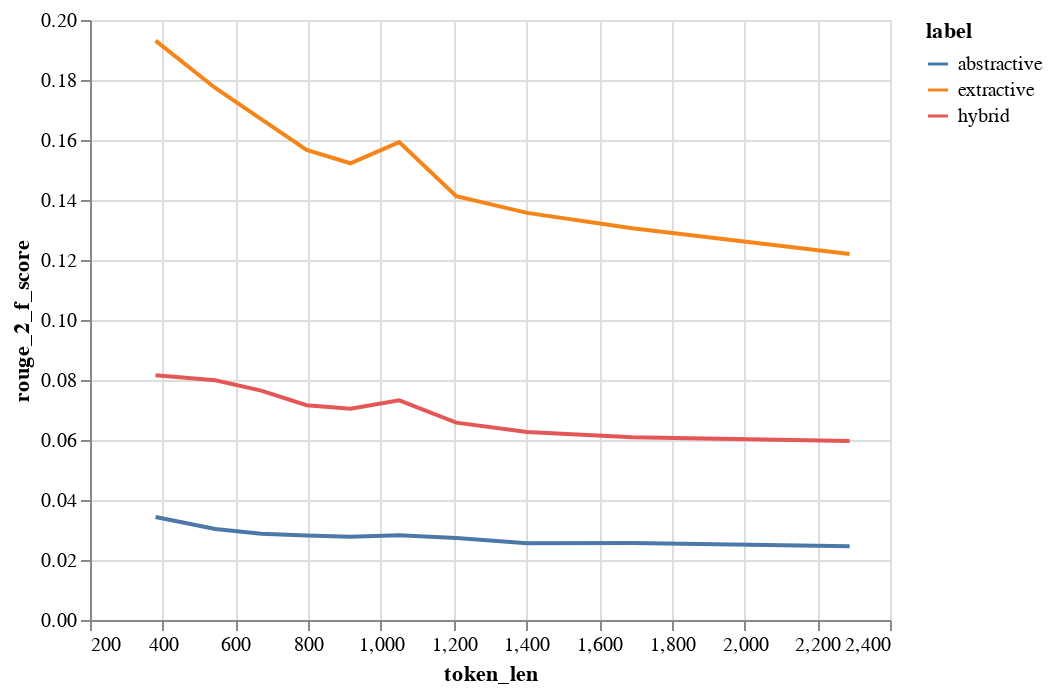

Notebook source saved alongside this figure:
### Code cell
alt.Chart(binned_data).mark_line().encode(
    x='token_len',
    y='rouge_2_f_score',
    color='label',
)

### Figure 1 — Vega-Lite specification as saved in the notebook (floating-point values rounded to 4 significant figures)
{"config": {"view": {"continuousWidth": 400, "continuousHeight": 300}}, "data": {"name": "data-87c9492c4b06ccd9bc080b772d51fe22"}, "mark": "line", "encoding": {"color": {"type": "nominal", "field": "label"}, "x": {"type": "quantitative", "field": "token_len"}, "y": {"type": "quantitative", "field": "rouge_2_f_score"}}, "$schema": "https://vega.github.io/schema/vega-lite/v4.8.1.json", "datasets": {"data-87c9492c4b06ccd9bc080b772d51fe22": [{"token_bin": 0, "label": "abstractive", "doc_id": 6800.0, "char_len": 1383.0, "word_len": 259.2, "token_len": 380.2, "rouge_1_recall": 0.1653, "rouge_1_recall_cb": 0.1653, "rouge_1_recall_ce": 0.1653, "rouge_1_precision": 0.3795, "rouge_1_precision_cb": 0.3795, "rouge_1_precision_ce": 0.3795, "rouge_1_f_score": 0.224, "rouge_1_f_score_cb": 0.224, "rouge_1_f_score_ce": 0.224, "rouge_2_recall": 0.02516, "rouge_2_recall_cb": 0.02516, "rouge_2_recall_ce": 0.02516, "rouge_2_precision": 0.05936, "rouge_2_precision_cb": 0.05936, "rouge_2_precision_ce": 0.05936, "rouge_2_f_score": 0.03435, "rouge_2_f_score_cb": 0.03435, "rouge_2_f_score_ce": 0.03435, "rouge_l_recall": 0.1106, "rouge_l_recall_cb": 0.1106, "rouge_l_recall_ce": 0.1106, "rouge_l_precision": 0.2522, "rouge_l_precision_cb": 0.2522, "rouge_l_precision_ce": 0.2522, "rouge_l_f_score": 0.1495, "rouge_l_f_score_cb": 0.1495, "rouge_l_f_score_ce": 0.1495}, {"token_bin": 0, "label": "extractive", "doc_id": 6800.0, "char_len": 1383.0, "word_len": 259.2, "token_len": 380.2, "rouge_1_recall": 0.5319, "rouge_1_recall_cb": 0.5319, "rouge_1_recall_ce": 0.5319, "rouge_1_precision": 0.3126, "rouge_1_precision_cb": 0.3126, "rouge_1_precision_ce": 0.3126, "rouge_1_f_score": 0.3778, "rouge_1_f_score_cb": 0.3778, "rouge_1_f_score_ce": 0.3778, "rouge_2_recall": 0.2784, "rouge_2_recall_cb": 0.2784, "rouge_2_recall_ce": 0.2784, "rouge_2_precision": 0.1585, "rouge_2_precision_cb": 0.1585, "rouge_2_precision_ce": 0.1585, "rouge_2_f_score": 0.1931, "rouge_2_f_score_cb": 0.1931, "rouge_2_f_score_ce": 0.1931, "rouge_l_recall": 0.4739, "rouge_l_recall_cb": 0.4739, "rouge_l_recall_ce": 0.4739, "rouge_l_precision": 0.2761, "rouge_l_precision_cb": 0.2761, "rouge_l_precision_ce": 0.2761, "rouge_l_f_score": 0.3346, "rouge_l_f_score_cb": 0.3346, "rouge_l_f_score_ce": 0.3346}, {"token_bin": 0, "label": "hybrid", "doc_id": 6800.0, "char_len": 1383.0, "word_len": 259.2, "token_len": 380.2, "rouge_1_recall": 0.2782, "rouge_1_recall_cb": 0.2782, "rouge_1_recall_ce": 0.2782, "rouge_1_precision": 0.3615, "rouge_1_precision_cb": 0.3615, "rouge_1_precision_ce": 0.3615, "rouge_1_f_score": 0.2958, "rouge_1_f_score_cb": 0.2958, "rouge_1_f_score_ce": 0.2958, "rouge_2_recall": 0.07789, "rouge_2_recall_cb": 0.07789, "rouge_2_recall_ce": 0.07789, "rouge_2_precision": 0.09997, "rouge_2_precision_cb": 0.09997, "rouge_2_precision_ce": 0.09997, "rouge_2_f_score": 0.08156, "rouge_2_f_score_cb": 0.08156, "rouge_2_f_score_ce": 0.08156, "rouge_l_recall": 0.2111, "rouge_l_recall_cb": 0.2111, "rouge_l_recall_ce": 0.2111, "rouge_l_precision": 0.2705, "rouge_l_precision_cb": 0.2705, "rouge_l_precision_ce": 0.2705, "rouge_l_f_score": 0.2228, "rouge_l_f_score_cb": 0.2228, "rouge_l_f_score_ce": 0.2228}, {"token_bin": 1, "label": "abstractive", "doc_id": 6557.0, "char_len": 1983.0, "word_len": 375.7, "token_len": 544.5, "rouge_1_recall": 0.1722, "rouge_1_recall_cb": 0.1722, "rouge_1_recall_ce": 0.1722, "rouge_1_precision": 0.3656, "rouge_1_precision_cb": 0.3656, "rouge_1_precision_ce": 0.3656, "rouge_1_f_score": 0.228, "rouge_1_f_score_cb": 0.228, "rouge_1_f_score_ce": 0.228, "rouge_2_recall": 0.02291, "rouge_2_recall_cb": 0.02291, "rouge_2_recall_ce": 0.02291, "rouge_2_precision": 0.04863, "rouge_2_precision_cb": 0.04863, "rouge_2_precision_ce": 0.04863, "rouge_2_f_score": 0.03032, "rouge_2_f_score_cb": 0.03032, "rouge_2_f_score_ce": 0.03032, "rouge_l_recall": 0.1121, "rouge_l_recall_cb": 0.1121, "rouge_l_recall_ce": 0.1121, "rouge_l_precision": 0.2365, "rouge_l_precision_cb": 0.2365, "rouge_l_precision_ce": 0.2365, "rouge_l_f_score": 0.1481, "rouge_l_f_score_cb": 0.1481, "rouge_l_f_score_ce": 0.1481}, {"token_bin": 1, "label": "extractive", "doc_id": 6557.0, "char_len": 1983.0, "word_len": 375.7, "token_len": 544.5, "rouge_1_recall": 0.5274, "rouge_1_recall_cb": 0.5274, "rouge_1_recall_ce": 0.5274, "rouge_1_precision": 0.291, "rouge_1_precision_cb": 0.291, "rouge_1_precision_ce": 0.291, "rouge_1_f_score": 0.3612, "rouge_1_f_score_cb": 0.3612, "rouge_1_f_score_ce": 0.3612, "rouge_2_recall": 0.2672, "rouge_2_recall_cb": 0.2672, "rouge_2_recall_ce": 0.2672, "rouge_2_precision": 0.1409, "rouge_2_precision_cb": 0.1409, "rouge_2_precision_ce": 0.1409, "rouge_2_f_score": 0.1773, "rouge_2_f_score_cb": 0.1773, "rouge_2_f_score_ce": 0.1773, "rouge_l_recall": 0.4653, "rouge_l_recall_cb": 0.4653, "rouge_l_recall_ce": 0.4653, "rouge_l_precision": 0.2542, "rouge_l_precision_cb": 0.2542, "rouge_l_precision_ce": 0.2542, "rouge_l_f_score": 0.3166, "rouge_l_f_score_cb": 0.3166, "rouge_l_f_score_ce": 0.3166}, {"token_bin": 1, "label": "hybrid", "doc_id": 6557.0, "char_len": 1983.0, "word_len": 375.7, "token_len": 544.5, "rouge_1_recall": 0.2965, "rouge_1_recall_cb": 0.2965, "rouge_1_recall_ce": 0.2965, "rouge_1_precision": 0.3406, "rouge_1_precision_cb": 0.3406, "rouge_1_precision_ce": 0.3406, "rouge_1_f_score": 0.299, "rouge_1_f_score_cb": 0.299, "rouge_1_f_score_ce": 0.299, "rouge_2_recall": 0.08149, "rouge_2_recall_cb": 0.08149, "rouge_2_recall_ce": 0.08149, "rouge_2_precision": 0.08927, "rouge_2_precision_cb": 0.08927, "rouge_2_precision_ce": 0.08927, "rouge_2_f_score": 0.07993, "rouge_2_f_score_cb": 0.07993, "rouge_2_f_score_ce": 0.07993, "rouge_l_recall": 0.2247, "rouge_l_recall_cb": 0.2247, "rouge_l_recall_ce": 0.2247, "rouge_l_precision": 0.2541, "rouge_l_precision_cb": 0.2541, "rouge_l_precision_ce": 0.2541, "rouge_l_f_score": 0.2246, "rouge_l_f_score_cb": 0.2246, "rouge_l_f_score_ce": 0.2246}, {"token_bin": 2, "label": "abstractive", "doc_id": 6761.0, "char_len": 2456.0, "word_len": 465.3, "token_len": 670.8, "rouge_1_recall": 0.1764, "rouge_1_recall_cb": 0.1764, "rouge_1_recall_ce": 0.1764, "rouge_1_precision": 0.3597, "rouge_1_precision_cb": 0.3597, "rouge_1_precision_ce": 0.3597, "rouge_1_f_score": 0.2301, "rouge_1_f_score_cb": 0.2301, "rouge_1_f_score_ce": 0.2301, "rouge_2_recall": 0.02203, "rouge_2_recall_cb": 0.02203, "rouge_2_recall_ce": 0.02203, "rouge_2_precision": 0.04474, "rouge_2_precision_cb": 0.04474, "rouge_2_precision_ce": 0.04474, "rouge_2_f_score": 0.02871, "rouge_2_f_score_cb": 0.02871, "rouge_2_f_score_ce": 0.02871, "rouge_l_recall": 0.114, "rouge_l_recall_cb": 0.114, "rouge_l_recall_ce": 0.114, "rouge_l_precision": 0.2313, "rouge_l_precision_cb": 0.2313, "rouge_l_precision_ce": 0.2313, "rouge_l_f_score": 0.1484, "rouge_l_f_score_cb": 0.1484, "rouge_l_f_score_ce": 0.1484}, {"token_bin": 2, "label": "extractive", "doc_id": 6761.0, "char_len": 2456.0, "word_len": 465.3, "token_len": 670.8, "rouge_1_recall": 0.5227, "rouge_1_recall_cb": 0.5227, "rouge_1_recall_ce": 0.5227, "rouge_1_precision": 0.2745, "rouge_1_precision_cb": 0.2745, "rouge_1_precision_ce": 0.2745, "rouge_1_f_score": 0.3459, "rouge_1_f_score_cb": 0.3459, "rouge_1_f_score_ce": 0.3459, "rouge_2_recall": 0.2623, "rouge_2_recall_cb": 0.2623, "rouge_2_recall_ce": 0.2623, "rouge_2_precision": 0.1301, "rouge_2_precision_cb": 0.1301, "rouge_2_precision_ce": 0.1301, "rouge_2_f_score": 0.167, "rouge_2_f_score_cb": 0.167, "rouge_2_f_score_ce": 0.167, "rouge_l_recall": 0.4658, "rouge_l_recall_cb": 0.4658, "rouge_l_recall_ce": 0.4658, "rouge_l_precision": 0.242, "rouge_l_precision_cb": 0.242, "rouge_l_precision_ce": 0.242, "rouge_l_f_score": 0.306, "rouge_l_f_score_cb": 0.306, "rouge_l_f_score_ce": 0.306}, {"token_bin": 2, "label": "hybrid", "doc_id": 6761.0, "char_len": 2456.0, "word_len": 465.3, "token_len": 670.8, "rouge_1_recall": 0.2995, "rouge_1_recall_cb": 0.2995, "rouge_1_recall_ce": 0.2995, "rouge_1_precision": 0.3235, "rouge_1_precision_cb": 0.3235, "rouge_1_precision_ce": 0.3235, "rouge_1_f_score": 0.2925, "rouge_1_f_score_cb": 0.2925, "rouge_1_f_score_ce": 0.2925, "rouge_2_recall": 0.08059, "rouge_2_recall_cb": 0.08059, "rouge_2_recall_ce": 0.08059, "rouge_2_precision": 0.08287, "rouge_2_precision_cb": 0.08287, "rouge_2_precision_ce": 0.08287, "rouge_2_f_score": 0.07646, "rouge_2_f_score_cb": 0.07646, "rouge_2_f_score_ce": 0.07646, "rouge_l_recall": 0.2283, "rouge_l_recall_cb": 0.2283, "rouge_l_recall_ce": 0.2283, "rouge_l_precision": 0.2432, "rouge_l_precision_cb": 0.2432, "rouge_l_precision_ce": 0.2432, "rouge_l_f_score": 0.2212, "rouge_l_f_score_cb": 0.2212, "rouge_l_f_score_ce": 0.2212}, {"token_bin": 3, "label": "abstractive", "doc_id": 6560.0, "char_len": 2921.0, "word_len": 555.4, "token_len": 795.6, "rouge_1_recall": 0.1805, "rouge_1_recall_cb": 0.1805, "rouge_1_recall_ce": 0.1805, "rouge_1_precision": 0.3569, "rouge_1_precision_cb": 0.3569, "rouge_1_precision_ce": 0.3569, "rouge_1_f_score": 0.2332, "rouge_1_f_score_cb": 0.2332, "rouge_1_f_score_ce": 0.2332, "rouge_2_recall": 0.02182, "rouge_2_recall_cb": 0.02182, "rouge_2_recall_ce": 0.02182, "rouge_2_precision": 0.04306, "rouge_2_precision_cb": 0.04306, "rouge_2_precision_ce": 0.04306, "rouge_2_f_score": 0.02814, "rouge_2_f_score_cb": 0.02814, "rouge_2_f_score_ce": 0.02814, "rouge_l_recall": 0.1156, "rouge_l_recall_cb": 0.1156, "rouge_l_recall_ce": 0.1156, "rouge_l_precision": 0.228, "rouge_l_precision_cb": 0.228, "rouge_l_precision_ce": 0.228, "rouge_l_f_score": 0.1493, "rouge_l_f_score_cb": 0.1493, "rouge_l_f_score_ce": 0.1493}, {"token_bin": 3, "label": "extractive", "doc_id": 6560.0, "char_len": 2921.0, "word_len": 555.4, "token_len": 795.6, "rouge_1_recall": 0.5175, "rouge_1_recall_cb": 0.5175, "rouge_1_recall_ce": 0.5175, "rouge_1_precision": 0.2647, "rouge_1_precision_cb": 0.2647, "rouge_1_precision_ce": 0.2647, "rouge_1_f_score": 0.3361, "rouge_1_f_score_cb": 0.3361, "rouge_1_f_score_ce": 0.3361, "rouge_2_recall": 0.2502, "rouge_2_recall_cb": 0.2502, "rouge_2_recall_ce": 0.2502, "rouge_2_precision": 0.1218, "rouge_2_precision_cb": 0.1218, "rouge_2_precision_ce": 0.1218, "rouge_2_f_score": 0.1567, "rouge_2_f_score_cb": 0.1567, "rouge_2_f_score_ce": 0.1567, "rouge_l_recall": 0.4599, "rouge_l_recall_cb": 0.4599, "rouge_l_recall_ce": 0.4599, "rouge_l_precision": 0.233, "rouge_l_precision_cb": 0.233, "rouge_l_precision_ce": 0.233, "rouge_l_f_score": 0.2967, "rouge_l_f_score_cb": 0.2967, "rouge_l_f_score_ce": 0.2967}, {"token_bin": 3, "label": "hybrid", "doc_id": 6560.0, "char_len": 2921.0, "word_len": 555.4, "token_len": 795.6, "rouge_1_recall": 0.2976, "rouge_1_recall_cb": 0.2976, "rouge_1_recall_ce": 0.2976, "rouge_1_precision": 0.3164, "rouge_1_precision_cb": 0.3164, "rouge_1_precision_ce": 0.3164, "rouge_1_f_score": 0.2889, "rouge_1_f_score_cb": 0.2889, "rouge_1_f_score_ce": 0.2889, "rouge_2_recall": 0.07606, "rouge_2_recall_cb": 0.07606, "rouge_2_recall_ce": 0.07606, "rouge_2_precision": 0.07681, "rouge_2_precision_cb": 0.07681, "rouge_2_precision_ce": 0.07681, "rouge_2_f_score": 0.07159, "rouge_2_f_score_cb": 0.07159, "rouge_2_f_score_ce": 0.07159, "rouge_l_recall": 0.2249, "rouge_l_recall_cb": 0.2249, "rouge_l_recall_ce": 0.2249, "rouge_l_precision": 0.2352, "rouge_l_precision_cb": 0.2352, "rouge_l_precision_ce": 0.2352, "rouge_l_f_score": 0.2162, "rouge_l_f_score_cb": 0.2162, "rouge_l_f_score_ce": 0.2162}, {"token_bin": 4, "label": "abstractive", "doc_id": 6597.0, "char_len": 3356.0, "word_len": 638.1, "token_len": 916.3, "rouge_1_recall": 0.1817, "rouge_1_recall_cb": 0.1817, "rouge_1_recall_ce": 0.1817, "rouge_1_precision": 0.3548, "rouge_1_precision_cb": 0.3548, "rouge_1_precision_ce": 0.3548, "rouge_1_f_score": 0.2339, "rouge_1_f_score_cb": 0.2339, "rouge_1_f_score_ce": 0.2339, "rouge_2_recall": 0.0216, "rouge_2_recall_cb": 0.0216, "rouge_2_recall_ce": 0.0216, "rouge_2_precision": 0.04205, "rouge_2_precision_cb": 0.04205, "rouge_2_precision_ce": 0.04205, "rouge_2_f_score": 0.02777, "rouge_2_f_score_cb": 0.02777, "rouge_2_f_score_ce": 0.02777, "rouge_l_recall": 0.1162, "rouge_l_recall_cb": 0.1162, "rouge_l_recall_ce": 0.1162, "rouge_l_precision": 0.2265, "rouge_l_precision_cb": 0.2265, "rouge_l_precision_ce": 0.2265, "rouge_l_f_score": 0.1496, "rouge_l_f_score_cb": 0.1496, "rouge_l_f_score_ce": 0.1496}, {"token_bin": 4, "label": "extractive", "doc_id": 6597.0, "char_len": 3356.0, "word_len": 638.1, "token_len": 916.3, "rouge_1_recall": 0.5184, "rouge_1_recall_cb": 0.5184, "rouge_1_recall_ce": 0.5184, "rouge_1_precision": 0.2605, "rouge_1_precision_cb": 0.2605, "rouge_1_precision_ce": 0.2605, "rouge_1_f_score": 0.3337, "rouge_1_f_score_cb": 0.3337, "rouge_1_f_score_ce": 0.3337, "rouge_2_recall": 0.2465, "rouge_2_recall_cb": 0.2465, "rouge_2_recall_ce": 0.2465, "rouge_2_precision": 0.117, "rouge_2_precision_cb": 0.117, "rouge_2_precision_ce": 0.117, "rouge_2_f_score": 0.1522, "rouge_2_f_score_cb": 0.1522, "rouge_2_f_score_ce": 0.1522, "rouge_l_recall": 0.4569, "rouge_l_recall_cb": 0.4569, "rouge_l_recall_ce": 0.4569, "rouge_l_precision": 0.2275, "rouge_l_precision_cb": 0.2275, "rouge_l_precision_ce": 0.2275, "rouge_l_f_score": 0.2922, "rouge_l_f_score_cb": 0.2922, "rouge_l_f_score_ce": 0.2922}, {"token_bin": 4, "label": "hybrid", "doc_id": 6597.0, "char_len": 3356.0, "word_len": 638.1, "token_len": 916.3, "rouge_1_recall": 0.3006, "rouge_1_recall_cb": 0.3006, "rouge_1_recall_ce": 0.3006, "rouge_1_precision": 0.3156, "rouge_1_precision_cb": 0.3156, "rouge_1_precision_ce": 0.3156, "rouge_1_f_score": 0.2902, "rouge_1_f_score_cb": 0.2902, "rouge_1_f_score_ce": 0.2902, "rouge_2_recall": 0.07548, "rouge_2_recall_cb": 0.07548, "rouge_2_recall_ce": 0.07548, "rouge_2_precision": 0.07504, "rouge_2_precision_cb": 0.07504, "rouge_2_precision_ce": 0.07504, "rouge_2_f_score": 0.07044, "rouge_2_f_score_cb": 0.07044, "rouge_2_f_score_ce": 0.07044, "rouge_l_recall": 0.2284, "rouge_l_recall_cb": 0.2284, "rouge_l_recall_ce": 0.2284, "rouge_l_precision": 0.2358, "rouge_l_precision_cb": 0.2358, "rouge_l_precision_ce": 0.2358, "rouge_l_f_score": 0.2184, "rouge_l_f_score_cb": 0.2184, "rouge_l_f_score_ce": 0.2184}, {"token_bin": 5, "label": "abstractive", "doc_id": 6752.0, "char_len": 3844.0, "word_len": 731.1, "token_len": 1050.0, "rouge_1_recall": 0.1852, "rouge_1_recall_cb": 0.1852, "rouge_1_recall_ce": 0.1852, "rouge_1_precision": 0.3529, "rouge_1_precision_cb": 0.3529, "rouge_1_precision_ce": 0.3529, "rouge_1_f_score": 0.2363, "rouge_1_f_score_cb": 0.2363, "rouge_1_f_score_ce": 0.2363, "rouge_2_recall": 0.02217, "rouge_2_recall_cb": 0.02217, "rouge_2_recall_ce": 0.02217, "rouge_2_precision": 0.04235, "rouge_2_precision_cb": 0.04235, "rouge_2_precision_ce": 0.04235, "rouge_2_f_score": 0.02828, "rouge_2_f_score_cb": 0.02828, "rouge_2_f_score_ce": 0.02828, "rouge_l_recall": 0.118, "rouge_l_recall_cb": 0.118, "rouge_l_recall_ce": 0.118, "rouge_l_precision": 0.2242, "rouge_l_precision_cb": 0.2242, "rouge_l_precision_ce": 0.2242, "rouge_l_f_score": 0.1504, "rouge_l_f_score_cb": 0.1504, "rouge_l_f_score_ce": 0.1504}, {"token_bin": 5, "label": "extractive", "doc_id": 6752.0, "char_len": 3844.0, "word_len": 731.1, "token_len": 1050.0, "rouge_1_recall": 0.5211, "rouge_1_recall_cb": 0.5211, "rouge_1_recall_ce": 0.5211, "rouge_1_precision": 0.2612, "rouge_1_precision_cb": 0.2612, "rouge_1_precision_ce": 0.2612, "rouge_1_f_score": 0.3346, "rouge_1_f_score_cb": 0.3346, "rouge_1_f_score_ce": 0.3346, "rouge_2_recall": 0.2569, "rouge_2_recall_cb": 0.2569, "rouge_2_recall_ce": 0.2569, "rouge_2_precision": 0.1228, "rouge_2_precision_cb": 0.1228, "rouge_2_precision_ce": 0.1228, "rouge_2_f_score": 0.1593, "rouge_2_f_score_cb": 0.1593, "rouge_2_f_score_ce": 0.1593, "rouge_l_recall": 0.4621, "rouge_l_recall_cb": 0.4621, "rouge_l_recall_ce": 0.4621, "rouge_l_precision": 0.2298, "rouge_l_precision_cb": 0.2298, "rouge_l_precision_ce": 0.2298, "rouge_l_f_score": 0.2951, "rouge_l_f_score_cb": 0.2951, "rouge_l_f_score_ce": 0.2951}, {"token_bin": 5, "label": "hybrid", "doc_id": 6752.0, "char_len": 3844.0, "word_len": 731.1, "token_len": 1050.0, "rouge_1_recall": 0.3078, "rouge_1_recall_cb": 0.3078, "rouge_1_recall_ce": 0.3078, "rouge_1_precision": 0.3119, "rouge_1_precision_cb": 0.3119, "rouge_1_precision_ce": 0.3119, "rouge_1_f_score": 0.292, "rouge_1_f_score_cb": 0.292, "rouge_1_f_score_ce": 0.292, "rouge_2_recall": 0.08023, "rouge_2_recall_cb": 0.08023, "rouge_2_recall_ce": 0.08023, "rouge_2_precision": 0.07624, "rouge_2_precision_cb": 0.07624, "rouge_2_precision_ce": 0.07624, "rouge_2_f_score": 0.07321, "rouge_2_f_score_cb": 0.07321, "rouge_2_f_score_ce": 0.07321, "rouge_l_recall": 0.2335, "rouge_l_recall_cb": 0.2335, "rouge_l_recall_ce": 0.2335, "rouge_l_precision": 0.2317, "rouge_l_precision_cb": 0.2317, "rouge_l_precision_ce": 0.2317, "rouge_l_f_score": 0.2188, "rouge_l_f_score_cb": 0.2188, "rouge_l_f_score_ce": 0.2188}, {"token_bin": 6, "label": "abstractive", "doc_id": 6693.0, "char_len": 4424.0, "word_len": 843.6, "token_len": 1207.0, "rouge_1_recall": 0.1876, "rouge_1_recall_cb": 0.1876, "rouge_1_recall_ce": 0.1876, "rouge_1_precision": 0.3488, "rouge_1_precision_cb": 0.3488, "rouge_1_precision_ce": 0.3488, "rouge_1_f_score": 0.237, "rouge_1_f_score_cb": 0.237, "rouge_1_f_score_ce": 0.237, "rouge_2_recall": 0.02174, "rouge_2_recall_cb": 0.02174, "rouge_2_recall_ce": 0.02174, "rouge_2_precision": 0.03986, "rouge_2_precision_cb": 0.03986, "rouge_2_precision_ce": 0.03986, "rouge_2_f_score": 0.02734, "rouge_2_f_score_cb": 0.02734, "rouge_2_f_score_ce": 0.02734, "rouge_l_recall": 0.1182, "rouge_l_recall_cb": 0.1182, "rouge_l_recall_ce": 0.1182, "rouge_l_precision": 0.2189, "rouge_l_precision_cb": 0.2189, "rouge_l_precision_ce": 0.2189, "rouge_l_f_score": 0.1491, "rouge_l_f_score_cb": 0.1491, "rouge_l_f_score_ce": 0.1491}, {"token_bin": 6, "label": "extractive", "doc_id": 6693.0, "char_len": 4424.0, "word_len": 843.6, "token_len": 1207.0, "rouge_1_recall": 0.5095, "rouge_1_recall_cb": 0.5095, "rouge_1_recall_ce": 0.5095, "rouge_1_precision": 0.2509, "rouge_1_precision_cb": 0.2509, "rouge_1_precision_ce": 0.2509, "rouge_1_f_score": 0.3217, "rouge_1_f_score_cb": 0.3217, "rouge_1_f_score_ce": 0.3217, "rouge_2_recall": 0.2319, "rouge_2_recall_cb": 0.2319, "rouge_2_recall_ce": 0.2319, "rouge_2_precision": 0.1088, "rouge_2_precision_cb": 0.1088, "rouge_2_precision_ce": 0.1088, "rouge_2_f_score": 0.1413, "rouge_2_f_score_cb": 0.1413, "rouge_2_f_score_ce": 0.1413, "rouge_l_recall": 0.4466, "rouge_l_recall_cb": 0.4466, "rouge_l_recall_ce": 0.4466, "rouge_l_precision": 0.2173, "rouge_l_precision_cb": 0.2173, "rouge_l_precision_ce": 0.2173, "rouge_l_f_score": 0.2797, "rouge_l_f_score_cb": 0.2797, "rouge_l_f_score_ce": 0.2797}, {"token_bin": 6, "label": "hybrid", "doc_id": 6693.0, "char_len": 4424.0, "word_len": 843.6, "token_len": 1207.0, "rouge_1_recall": 0.3046, "rouge_1_recall_cb": 0.3046, "rouge_1_recall_ce": 0.3046, "rouge_1_precision": 0.3014, "rouge_1_precision_cb": 0.3014, "rouge_1_precision_ce": 0.3014, "rouge_1_f_score": 0.2837, "rouge_1_f_score_cb": 0.2837, "rouge_1_f_score_ce": 0.2837, "rouge_2_recall": 0.07312, "rouge_2_recall_cb": 0.07312, "rouge_2_recall_ce": 0.07312, "rouge_2_precision": 0.0682, "rouge_2_precision_cb": 0.0682, "rouge_2_precision_ce": 0.0682, "rouge_2_f_score": 0.06579, "rouge_2_f_score_cb": 0.06579, "rouge_2_f_score_ce": 0.06579, "rouge_l_recall": 0.2299, "rouge_l_recall_cb": 0.2299, "rouge_l_recall_ce": 0.2299, "rouge_l_precision": 0.2235, "rouge_l_precision_cb": 0.2235, "rouge_l_precision_ce": 0.2235, "rouge_l_f_score": 0.2119, "rouge_l_f_score_cb": 0.2119, "rouge_l_f_score_ce": 0.2119}, {"token_bin": 7, "label": "abstractive", "doc_id": 6627.0, "char_len": 5122.0, "word_len": 976.3, "token_len": 1402.0, "rouge_1_recall": 0.187, "rouge_1_recall_cb": 0.187, "rouge_1_recall_ce": 0.187, "rouge_1_precision": 0.3373, "rouge_1_precision_cb": 0.3373, "rouge_1_precision_ce": 0.3373, "rouge_1_f_score": 0.233, "rouge_1_f_score_cb": 0.233, "rouge_1_f_score_ce": 0.233, "rouge_2_recall": 0.02064, "rouge_2_recall_cb": 0.02064, "rouge_2_recall_ce": 0.02064, "rouge_2_precision": 0.03686, "rouge_2_precision_cb": 0.03686, "rouge_2_precision_ce": 0.03686, "rouge_2_f_score": 0.02559, "rouge_2_f_score_cb": 0.02559, "rouge_2_f_score_ce": 0.02559, "rouge_l_recall": 0.1197, "rouge_l_recall_cb": 0.1197, "rouge_l_recall_ce": 0.1197, "rouge_l_precision": 0.216, "rouge_l_precision_cb": 0.216, "rouge_l_precision_ce": 0.216, "rouge_l_f_score": 0.1492, "rouge_l_f_score_cb": 0.1492, "rouge_l_f_score_ce": 0.1492}, {"token_bin": 7, "label": "extractive", "doc_id": 6627.0, "char_len": 5122.0, "word_len": 976.3, "token_len": 1402.0, "rouge_1_recall": 0.5036, "rouge_1_recall_cb": 0.5036, "rouge_1_recall_ce": 0.5036, "rouge_1_precision": 0.2413, "rouge_1_precision_cb": 0.2413, "rouge_1_precision_ce": 0.2413, "rouge_1_f_score": 0.3117, "rouge_1_f_score_cb": 0.3117, "rouge_1_f_score_ce": 0.3117, "rouge_2_recall": 0.2262, "rouge_2_recall_cb": 0.2262, "rouge_2_recall_ce": 0.2262, "rouge_2_precision": 0.104, "rouge_2_precision_cb": 0.104, "rouge_2_precision_ce": 0.104, "rouge_2_f_score": 0.1357, "rouge_2_f_score_cb": 0.1357, "rouge_2_f_score_ce": 0.1357, "rouge_l_recall": 0.4415, "rouge_l_recall_cb": 0.4415, "rouge_l_recall_ce": 0.4415, "rouge_l_precision": 0.2094, "rouge_l_precision_cb": 0.2094, "rouge_l_precision_ce": 0.2094, "rouge_l_f_score": 0.2713, "rouge_l_f_score_cb": 0.2713, "rouge_l_f_score_ce": 0.2713}, {"token_bin": 7, "label": "hybrid", "doc_id": 6627.0, "char_len": 5122.0, "word_len": 976.3, "token_len": 1402.0, "rouge_1_recall": 0.3027, "rouge_1_recall_cb": 0.3027, "rouge_1_recall_ce": 0.3027, "rouge_1_precision": 0.2926, "rouge_1_precision_cb": 0.2926, "rouge_1_precision_ce": 0.2926, "rouge_1_f_score": 0.2789, "rouge_1_f_score_cb": 0.2789, "rouge_1_f_score_ce": 0.2789, "rouge_2_recall": 0.07081, "rouge_2_recall_cb": 0.07081, "rouge_2_recall_ce": 0.07081, "rouge_2_precision": 0.06395, "rouge_2_precision_cb": 0.06395, "rouge_2_precision_ce": 0.06395, "rouge_2_f_score": 0.06267, "rouge_2_f_score_cb": 0.06267, "rouge_2_f_score_ce": 0.06267, "rouge_l_recall": 0.2286, "rouge_l_recall_cb": 0.2286, "rouge_l_recall_ce": 0.2286, "rouge_l_precision": 0.2181, "rouge_l_precision_cb": 0.2181, "rouge_l_precision_ce": 0.2181, "rouge_l_f_score": 0.209, "rouge_l_f_score_cb": 0.209, "rouge_l_f_score_ce": 0.209}, {"token_bin": 8, "label": "abstractive", "doc_id": 6746.0, "char_len": 6133.0, "word_len": 1172.0, "token_len": 1691.0, "rouge_1_recall": 0.1903, "rouge_1_recall_cb": 0.1903, "rouge_1_recall_ce": 0.1903, "rouge_1_precision": 0.3324, "rouge_1_precision_cb": 0.3324, "rouge_1_precision_ce": 0.3324, "rouge_1_f_score": 0.2341, "rouge_1_f_score_cb": 0.2341, "rouge_1_f_score_ce": 0.2341, "rouge_2_recall": 0.02099, "rouge_2_recall_cb": 0.02099, "rouge_2_recall_ce": 0.02099, "rouge_2_precision": 0.03631, "rouge_2_precision_cb": 0.03631, "rouge_2_precision_ce": 0.03631, "rouge_2_f_score": 0.02569, "rouge_2_f_score_cb": 0.02569, "rouge_2_f_score_ce": 0.02569, "rouge_l_recall": 0.1204, "rouge_l_recall_cb": 0.1204, "rouge_l_recall_ce": 0.1204, "rouge_l_precision": 0.2096, "rouge_l_precision_cb": 0.2096, "rouge_l_precision_ce": 0.2096, "rouge_l_f_score": 0.1479, "rouge_l_f_score_cb": 0.1479, "rouge_l_f_score_ce": 0.1479}, {"token_bin": 8, "label": "extractive", "doc_id": 6746.0, "char_len": 6133.0, "word_len": 1172.0, "token_len": 1691.0, "rouge_1_recall": 0.502, "rouge_1_recall_cb": 0.502, "rouge_1_recall_ce": 0.502, "rouge_1_precision": 0.2286, "rouge_1_precision_cb": 0.2286, "rouge_1_precision_ce": 0.2286, "rouge_1_f_score": 0.3006, "rouge_1_f_score_cb": 0.3006, "rouge_1_f_score_ce": 0.3006, "rouge_2_recall": 0.2264, "rouge_2_recall_cb": 0.2264, "rouge_2_recall_ce": 0.2264, "rouge_2_precision": 0.09766, "rouge_2_precision_cb": 0.09766, "rouge_2_precision_ce": 0.09766, "rouge_2_f_score": 0.1306, "rouge_2_f_score_cb": 0.1306, "rouge_2_f_score_ce": 0.1306, "rouge_l_recall": 0.4433, "rouge_l_recall_cb": 0.4433, "rouge_l_recall_ce": 0.4433, "rouge_l_precision": 0.1996, "rouge_l_precision_cb": 0.1996, "rouge_l_precision_ce": 0.1996, "rouge_l_f_score": 0.2634, "rouge_l_f_score_cb": 0.2634, "rouge_l_f_score_ce": 0.2634}, {"token_bin": 8, "label": "hybrid", "doc_id": 6746.0, "char_len": 6133.0, "word_len": 1172.0, "token_len": 1691.0, "rouge_1_recall": 0.3075, "rouge_1_recall_cb": 0.3075, "rouge_1_recall_ce": 0.3075, "rouge_1_precision": 0.2811, "rouge_1_precision_cb": 0.2811, "rouge_1_precision_ce": 0.2811, "rouge_1_f_score": 0.2757, "rouge_1_f_score_cb": 0.2757, "rouge_1_f_score_ce": 0.2757, "rouge_2_recall": 0.07061, "rouge_2_recall_cb": 0.07061, "rouge_2_recall_ce": 0.07061, "rouge_2_precision": 0.06033, "rouge_2_precision_cb": 0.06033, "rouge_2_precision_ce": 0.06033, "rouge_2_f_score": 0.06094, "rouge_2_f_score_cb": 0.06094, "rouge_2_f_score_ce": 0.06094, "rouge_l_recall": 0.2305, "rouge_l_recall_cb": 0.2305, "rouge_l_recall_ce": 0.2305, "rouge_l_precision": 0.2068, "rouge_l_precision_cb": 0.2068, "rouge_l_precision_ce": 0.2068, "rouge_l_f_score": 0.2043, "rouge_l_f_score_cb": 0.2043, "rouge_l_f_score_ce": 0.2043}, {"token_bin": 9, "label": "abstractive", "doc_id": 6740.0, "char_len": 8200.0, "word_len": 1574.0, "token_len": 2289.0, "rouge_1_recall": 0.197, "rouge_1_recall_cb": 0.197, "rouge_1_recall_ce": 0.197, "rouge_1_precision": 0.3122, "rouge_1_precision_cb": 0.3122, "rouge_1_precision_ce": 0.3122, "rouge_1_f_score": 0.2324, "rouge_1_f_score_cb": 0.2324, "rouge_1_f_score_ce": 0.2324, "rouge_2_recall": 0.02106, "rouge_2_recall_cb": 0.02106, "rouge_2_recall_ce": 0.02106, "rouge_2_precision": 0.0326, "rouge_2_precision_cb": 0.0326, "rouge_2_precision_ce": 0.0326, "rouge_2_f_score": 0.02461, "rouge_2_f_score_cb": 0.02461, "rouge_2_f_score_ce": 0.02461, "rouge_l_recall": 0.1262, "rouge_l_recall_cb": 0.1262, "rouge_l_recall_ce": 0.1262, "rouge_l_precision": 0.1997, "rouge_l_precision_cb": 0.1997, "rouge_l_precision_ce": 0.1997, "rouge_l_f_score": 0.1487, "rouge_l_f_score_cb": 0.1487, "rouge_l_f_score_ce": 0.1487}, {"token_bin": 9, "label": "extractive", "doc_id": 6740.0, "char_len": 8200.0, "word_len": 1574.0, "token_len": 2289.0, "rouge_1_recall": 0.5147, "rouge_1_recall_cb": 0.5147, "rouge_1_recall_ce": 0.5147, "rouge_1_precision": 0.2121, "rouge_1_precision_cb": 0.2121, "rouge_1_precision_ce": 0.2121, "rouge_1_f_score": 0.2873, "rouge_1_f_score_cb": 0.2873, "rouge_1_f_score_ce": 0.2873, "rouge_2_recall": 0.2286, "rouge_2_recall_cb": 0.2286, "rouge_2_recall_ce": 0.2286, "rouge_2_precision": 0.0882, "rouge_2_precision_cb": 0.0882, "rouge_2_precision_ce": 0.0882, "rouge_2_f_score": 0.122, "rouge_2_f_score_cb": 0.122, "rouge_2_f_score_ce": 0.122, "rouge_l_recall": 0.45, "rouge_l_recall_cb": 0.45, "rouge_l_recall_ce": 0.45, "rouge_l_precision": 0.1832, "rouge_l_precision_cb": 0.1832, "rouge_l_precision_ce": 0.1832, "rouge_l_f_score": 0.2491, "rouge_l_f_score_cb": 0.2491, "rouge_l_f_score_ce": 0.2491}, {"token_bin": 9, "label": "hybrid", "doc_id": 6740.0, "char_len": 8200.0, "word_len": 1574.0, "token_len": 2289.0, "rouge_1_recall": 0.3183, "rouge_1_recall_cb": 0.3183, "rouge_1_recall_ce": 0.3183, "rouge_1_precision": 0.2728, "rouge_1_precision_cb": 0.2728, "rouge_1_precision_ce": 0.2728, "rouge_1_f_score": 0.2745, "rouge_1_f_score_cb": 0.2745, "rouge_1_f_score_ce": 0.2745, "rouge_2_recall": 0.07251, "rouge_2_recall_cb": 0.07251, "rouge_2_recall_ce": 0.07251, "rouge_2_precision": 0.05736, "rouge_2_precision_cb": 0.05736, "rouge_2_precision_ce": 0.05736, "rouge_2_f_score": 0.05966, "rouge_2_f_score_cb": 0.05966, "rouge_2_f_score_ce": 0.05966, "rouge_l_recall": 0.2381, "rouge_l_recall_cb": 0.2381, "rouge_l_recall_ce": 0.2381, "rouge_l_precision": 0.2004, "rouge_l_precision_cb": 0.2004, "rouge_l_precision_ce": 0.2004, "rouge_l_f_score": 0.2029, "rouge_l_f_score_cb": 0.2029, "rouge_l_f_score_ce": 0.2029}]}}
